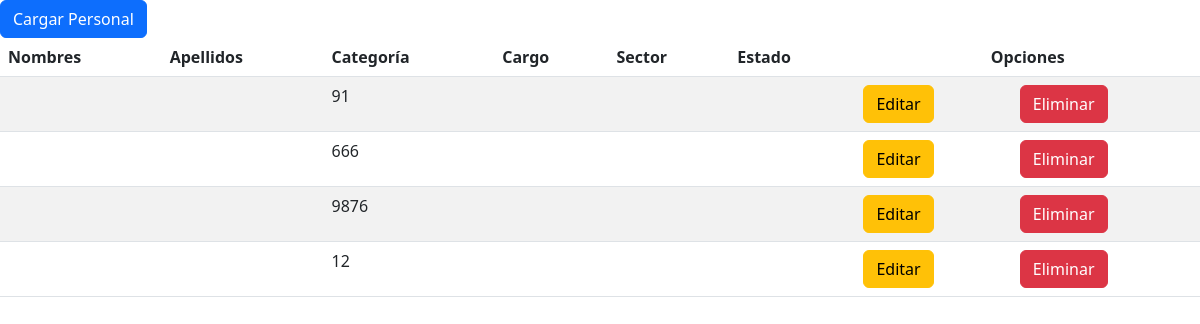
Page /login/AdminLTE-3.2.0/altapersona.php on the earlier database version.
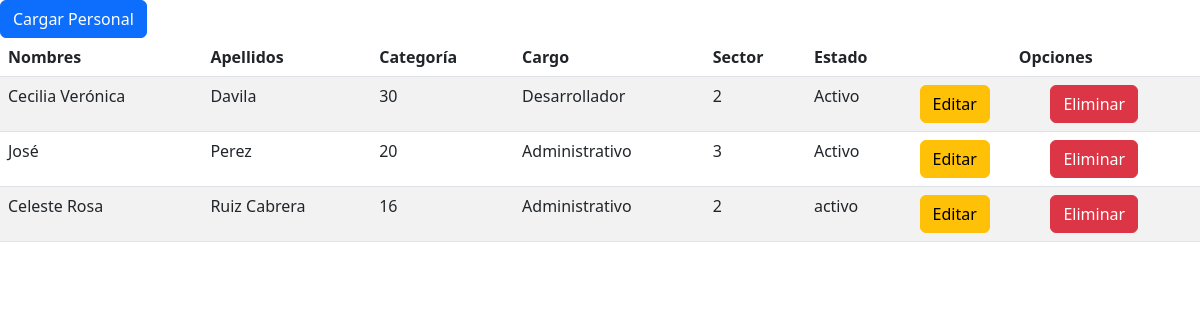
Same page on the later database version.
### tables this page shows
CREATE TABLE `persona` (
  `id_persona` int(100) NOT NULL,
  `nombre1` varchar(50) NOT NULL,
  `nombre2` varchar(20) NOT NULL,
  `apellido1` varchar(25) NOT NULL,
  `apellido2` varchar(20) NOT NULL,
  `sexo` varchar(20) NOT NULL,
  `dni` char(8) NOT NULL,
  `cuil` char(11) NOT NULL,
  `direccion` varchar(100) NOT NULL,
  `contacto` varchar(20) NOT NULL,
  `correo` varchar(100) NOT NULL,
  `categoria` int(100) NOT NULL,
  `cargo` varchar(50) NOT NULL,
  `sector` int(10) NOT NULL,
  `persona_estado` varchar(50) NOT NULL,
  `estado` int(1) NOT NULL DEFAULT 1
);

### login/AdminLTE-3.2.0/altapersona.php (the view, shortened to what this page needs)
<html>
<head>
	<link rel="stylesheet " href="css/bootstrap.min.css"/>
</head>
<body>
<div class="d-grid gap-2">
<div class="col-sm-12 col-md-12 col-lg-12 col-xl-12">
<a href="index5.php"><button class="btn btn-primary btn-block" type="button">Cargar Personal</button></a>
</div>
</div>
<?php
require_once('conexion.php');
?>
<div class="col-sm-12 col-md-12 col-lg-12 col-xl-12">
<table class="table table-striped">
	<thead>
		<tr>
			<th>Nombres</th>
			<th>Apellidos</th>
			<th>Categoría</th>
			<th>Cargo</th>
			<th>Sector</th>
			<th>Estado</th>
			<th colspan="2"><center>Opciones</center></th>
		</tr>
	</thead>
	<?php
	$sql="SELECT * FROM persona WHERE estado=1 ";
	$result = mysqli_query($conn, $sql);
	if (mysqli_num_rows($result)>0) {
		while ($row = mysqli_fetch_assoc ($result)) {
			?>
			<tr>
				<td><?php echo $row['nombre1'];?>
				 	<?php echo $row['nombre2'];?></td>
				<td><?php echo $row['apellido1'];?>
					<?php echo $row['apellido2'];?></td>
				<td><?php echo $row['categoria'];?></td>
				<td><?php echo $row['cargo'];?></td>
				<td><?php echo $row['sector'];?></td>
				<td><?php echo $row['persona_estado'];?></td>
				<td><a href="index6.php?id= <?php echo $row['id_persona'];?>"><button class="btn btn-warning btn-block" type="button">Editar</button></a></td>
				<td><a href="index7.php?id=<?php echo $row['id_persona'];?>" onClick="return confirm('Seguro de esta acción?  <?php echo $row['nombre1']," " ,$row['apellido1'];?> Será eliminado y una vez eliminado no se podrá recuperar')"><button class="btn btn-danger btn-block" type="button" >Eliminar</button></a></td>
			</tr>
			<?php
		}
	}
	?>
</table><p>
    </div>
</body>
</html>

Differences in the rows shown:
removed persona: categoria "91"
removed persona: categoria "666"
removed persona: categoria "9876"
removed persona: categoria "12"
added persona: nombre1 "Cecilia", nombre2 "Verónica", apellido1 "Davila", categoria "30", cargo "Desarrollador", sector "2", persona_estado "Activo"
added persona: nombre1 "José", apellido1 "Perez", categoria "20", cargo "Administrativo", sector "3", persona_estado "Activo"
added persona: nombre1 "Celeste", nombre2 "Rosa", apellido1 "Ruiz", apellido2 "Cabrera", categoria "16", cargo "Administrativo", sector "2", persona_estado "activo"
